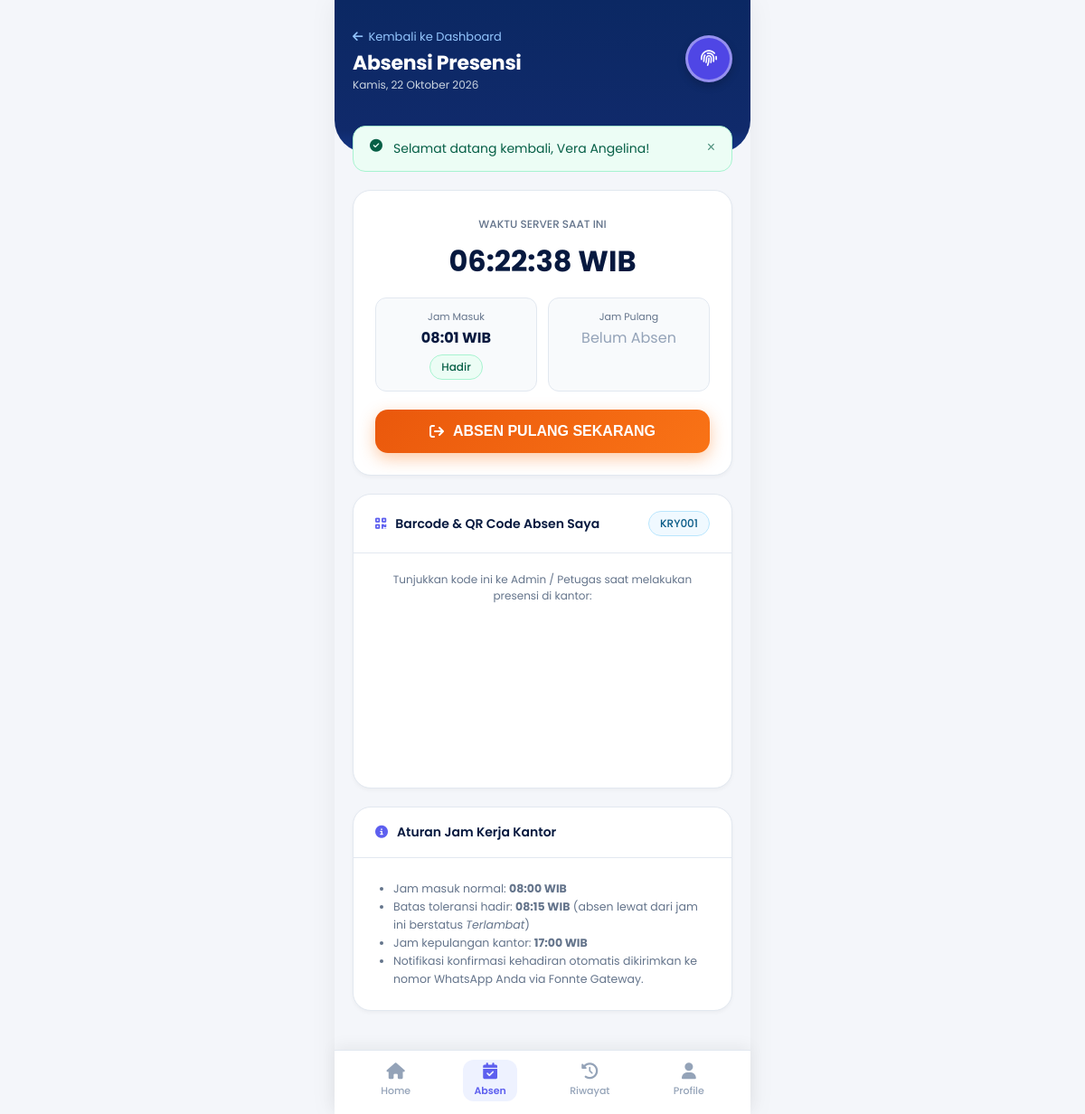
Screenshot of /absensi/index.php (signed in) with the database file from the repository.
### tables this page shows
CREATE TABLE IF NOT EXISTS `absensi` (
  `id` INT AUTO_INCREMENT PRIMARY KEY,
  `id_karyawan` INT NOT NULL,
  `tanggal` DATE NOT NULL,
  `jam_masuk` TIME DEFAULT NULL,
  `jam_pulang` TIME DEFAULT NULL,
  `status` ENUM('Hadir', 'Terlambat', 'Izin', 'Sakit', 'Alpha') NOT NULL DEFAULT 'Hadir',
  `keterangan` VARCHAR(255) DEFAULT NULL,
  `created_at` DATETIME DEFAULT CURRENT_TIMESTAMP,
  `updated_at` DATETIME DEFAULT CURRENT_TIMESTAMP ON UPDATE CURRENT_TIMESTAMP,
  UNIQUE KEY `unique_karyawan_tanggal` (`id_karyawan`, `tanggal`),
  INDEX `idx_absensi_tanggal` (`tanggal`),
  INDEX `idx_absensi_status` (`status`),
  CONSTRAINT `fk_absensi_karyawan` FOREIGN KEY (`id_karyawan`) REFERENCES `karyawan` (`id`) ON DELETE CASCADE ON UPDATE CASCADE
);

CREATE TABLE IF NOT EXISTS `pengaturan` (
  `id` INT AUTO_INCREMENT PRIMARY KEY,
  `nama_pengaturan` VARCHAR(50) NOT NULL UNIQUE,
  `nilai` TEXT NOT NULL,
  `deskripsi` VARCHAR(255) DEFAULT NULL,
  `updated_at` DATETIME DEFAULT CURRENT_TIMESTAMP ON UPDATE CURRENT_TIMESTAMP
);

### config/config.php (called while the page is built, shortened)
<?php
function base_url($path = '') {
    $protocol = (!empty($_SERVER['HTTPS']) && $_SERVER['HTTPS'] !== 'off' || (isset($_SERVER['SERVER_PORT']) && $_SERVER['SERVER_PORT'] == 443)) ? "https://" : "http://";
    $host = $_SERVER['HTTP_HOST'] ?? 'localhost';
    $docRoot = isset($_SERVER['DOCUMENT_ROOT']) ? rtrim(str_replace('\\', '/', realpath($_SERVER['DOCUMENT_ROOT']) ?: $_SERVER['DOCUMENT_ROOT']), '/') : '';
    $appRoot = rtrim(str_replace('\\', '/', realpath(BASEPATH) ?: BASEPATH), '/');
    $subDir = '';
    if (!empty($docRoot) && str_starts_with($appRoot, $docRoot)) {
        $subDir = substr($appRoot, strlen($docRoot));
    } else {
        $subDir = '/karyawan';
    }
    $base = rtrim($protocol . $host . $subDir, '/');
    if (!empty($path)) {
        return $base . '/' . ltrim($path, '/');
    }
    return $base;
}
function h($str) {
    return htmlspecialchars((string)($str ?? ''), ENT_QUOTES, 'UTF-8');
}
function get_flash($type) {
    if (isset($_SESSION['flash'][$type])) {
        $msg = $_SESSION['flash'][$type];
        return $msg;
    }
    return null;
}
function get_setting($key, $default = '') {
    try {
        $db = getDB();
        $stmt = $db->prepare("SELECT nilai FROM pengaturan WHERE nama_pengaturan = :k LIMIT 1");
        $stmt->execute([':k' => $key]);
        $row = $stmt->fetch();
        if ($row) {
            return $row['nilai'];
        }
    } catch (Exception $e) {
    }
    return $default;
}
function is_logged_in() {
    return isset($_SESSION['user_id']) && !empty($_SESSION['user_id']);
}
function current_user() {
    return [
        'id' => $_SESSION['user_id'],
        'nik' => $_SESSION['user_nik'] ?? '',
        'nama' => $_SESSION['user_nama'] ?? '',
        'jabatan' => $_SESSION['user_jabatan'] ?? '',
        'no_hp' => $_SESSION['user_no_hp'] ?? '',
        'email' => $_SESSION['user_email'] ?? '',
        'role' => $_SESSION['user_role'] ?? 'karyawan',
        'avatar' => $_SESSION['user_avatar'] ?? null,
    ];
}
function format_indo_date($dateStr) {
    $days = ['Minggu', 'Senin', 'Selasa', 'Rabu', 'Kamis', 'Jumat', 'Sabtu'];
    $months = [1 => 'Januari', 'Februari', 'Maret', 'April', 'Mei', 'Juni', 'Juli', 'Agustus', 'September', 'Oktober', 'November', 'Desember'];
    $time = strtotime($dateStr);
    $dayName = $days[date('w', $time)];
    $d = date('j', $time);
    $m = $months[(int)date('n', $time)];
    $y = date('Y', $time);
    return "$dayName, $d $m $y";
}

### absensi/index.php (the view, shortened to what this page needs)
<?php
$user = current_user();
$db = getDB();
$today = date('Y-m-d');
$stmt = $db->prepare("SELECT * FROM absensi WHERE id_karyawan = :uid AND tanggal = :today LIMIT 1");
$stmt->execute([':uid' => $user['id'], ':today' => $today]);
$todayAbsen = $stmt->fetch();
$jamMasukNormal = get_setting('jam_masuk_normal', '08:00:00');
$jamToleransi = get_setting('jam_masuk_toleransi', '08:15:00');
$jamPulangNormal = get_setting('jam_pulang_normal', '17:00:00');
require_once __DIR__ . '/../includes/header.php';
?>
<div class="mobile-app-container">
  <div class="mobile-header" style="padding-bottom: 50px;">
    <div class="mobile-header-top">
      <div>
        <a href="<?= base_url('karyawan/index.php') ?>" style="color: #93c5fd; font-size: 13px; display: inline-flex; align-items: center; gap: 6px; margin-bottom: 6px;">
          <i class="fa-solid fa-arrow-left"></i> Kembali ke Dashboard
        </a>
        <h2 class="mobile-user-name">Absensi Presensi</h2>
        <div class="mobile-user-role"><?= format_indo_date($today) ?></div>
      </div>
      <div class="mobile-user-avatar">
        <i class="fa-solid fa-fingerprint"></i>
      </div>
    </div>
  </div>
  <div style="padding: 0 20px; margin-top: -30px; position: relative; z-index: 10;">
    <?php if ($flashSuccess = get_flash('success')): ?>
      <div class="alert alert-success">
        <i class="fa-solid fa-circle-check"></i>
        <span><?= h($flashSuccess) ?></span>
        <button class="alert-close">&times;</button>
      </div>
    <?php endif; ?>
    <div class="card" style="margin-bottom: 20px;">
      <div class="card-body" style="text-align: center; padding: 24px;">
        <span style="font-size: 12px; color: var(--text-muted); font-weight: 500;">WAKTU SERVER SAAT INI</span>
        <div class="live-clock" style="font-size: 32px; font-weight: 700; color: var(--primary-dark); margin: 6px 0 16px;">
        </div>
        <div style="display: grid; grid-template-columns: 1fr 1fr; gap: 12px; margin-bottom: 20px;">
          <div style="background: #f8fafc; border: 1px solid var(--border-color); border-radius: 12px; padding: 12px;">
            <div style="font-size: 11px; color: var(--text-muted); margin-bottom: 4px;">Jam Masuk</div>
            <div style="font-size: 16px; font-weight: 700; color: var(--primary-dark);">
              <?= !empty($todayAbsen['jam_masuk']) ? substr($todayAbsen['jam_masuk'], 0, 5) . ' WIB' : '<span style="color:#94a3b8; font-weight:normal;">Belum Absen</span>' ?>
            </div>
            <?php if (!empty($todayAbsen['status'])): ?>
              <span class="badge <?= ($todayAbsen['status'] === 'Hadir') ? 'badge-success' : 'badge-warning' ?>" style="margin-top: 6px;">
                <?= h($todayAbsen['status']) ?>
              </span>
            <?php endif; ?>
          </div>
          <div style="background: #f8fafc; border: 1px solid var(--border-color); border-radius: 12px; padding: 12px;">
            <div style="font-size: 11px; color: var(--text-muted); margin-bottom: 4px;">Jam Pulang</div>
            <div style="font-size: 16px; font-weight: 700; color: var(--primary-dark);">
              <?= !empty($todayAbsen['jam_pulang']) ? substr($todayAbsen['jam_pulang'], 0, 5) . ' WIB' : '<span style="color:#94a3b8; font-weight:normal;">Belum Absen</span>' ?>
            </div>
          </div>
        </div>
        <?php if (!$todayAbsen): ?>
          <form action="<?= base_url('absensi/masuk.php') ?>" method="POST">
            <?= csrf_field() ?>
            <button type="submit" class="btn-check-action">
              <i class="fa-solid fa-arrow-right-to-bracket"></i>
              <span>ABSEN MASUK SEKARANG</span>
            </button>
          </form>
        <?php elseif ($todayAbsen && empty($todayAbsen['jam_pulang'])): ?>
          <form action="<?= base_url('absensi/pulang.php') ?>" method="POST">
            <button type="submit" class="btn-check-action btn-check-out">
              <i class="fa-solid fa-arrow-right-from-bracket"></i>
              <span>ABSEN PULANG SEKARANG</span>
            </button>
          </form>
        <?php endif; ?>
      </div>
    </div>
    <div class="card" style="margin-bottom: 20px; text-align: center;">
      <div class="card-header">
        <h4 class="card-title" style="font-size: 14px;">
          <i class="fa-solid fa-qrcode text-accent"></i> Barcode & QR Code Absen Saya
        </h4>
        <span class="badge badge-info"><?= h($user['nik']) ?></span>
      </div>
      <div class="card-body" style="padding: 20px;">
        <p style="font-size: 12px; color: var(--text-muted); margin-bottom: 12px;">
          Tunjukkan kode ini ke Admin / Petugas saat melakukan presensi di kantor:
        </p>
        <div>
          <svg id="barcodeSvg"></svg>
        </div>
      </div>
    </div>
    <div class="card">
      <div class="card-header">
        <h4 class="card-title" style="font-size: 14px;">
          <i class="fa-solid fa-circle-info text-accent"></i> Aturan Jam Kerja Kantor
        </h4>
      </div>
      <div class="card-body" style="font-size: 12.5px; line-height: 1.6;">
        <ul style="padding-left: 20px; color: var(--text-muted);">
          <li>Jam masuk normal: <strong><?= substr($jamMasukNormal, 0, 5) ?> WIB</strong></li>
          <li>Batas toleransi hadir: <strong><?= substr($jamToleransi, 0, 5) ?> WIB</strong> (absen lewat dari jam ini berstatus <em>Terlambat</em>)</li>
          <li>Jam kepulangan kantor: <strong><?= substr($jamPulangNormal, 0, 5) ?> WIB</strong></li>
          <li>Notifikasi konfirmasi kehadiran otomatis dikirimkan ke nomor WhatsApp Anda via Fonnte Gateway.</li>
        </ul>
      </div>
    </div>
  </div>
  <nav class="bottom-navbar">
    <a href="<?= base_url('karyawan/index.php') ?>" class="bottom-nav-item">
      <i class="fa-solid fa-house"></i>
      <span>Home</span>
    </a>
    <a href="<?= base_url('absensi/index.php') ?>" class="bottom-nav-item active">
      <i class="fa-solid fa-calendar-check"></i>
      <span>Absen</span>
    </a>
    <a href="<?= base_url('absensi/riwayat.php') ?>" class="bottom-nav-item">
      <i class="fa-solid fa-clock-rotate-left"></i>
      <span>Riwayat</span>
    </a>
    <a href="<?= base_url('karyawan/profil.php') ?>" class="bottom-nav-item">
      <i class="fa-solid fa-user"></i>
      <span>Profile</span>
    </a>
  </nav>
</div>
</body>
</html>

### rows the page displays
absensi: jam_masuk "08:01", status "Hadir"
pengaturan: nilai "08:00"
pengaturan: nilai "08:15"
pengaturan: nilai "17:00"

### other values shown
format_indo_date($today) "Kamis, 22 Oktober 2026"
$flashSuccess "Selamat datang kembali, Vera Angelina!"
$user['nik'] "KRY001"
